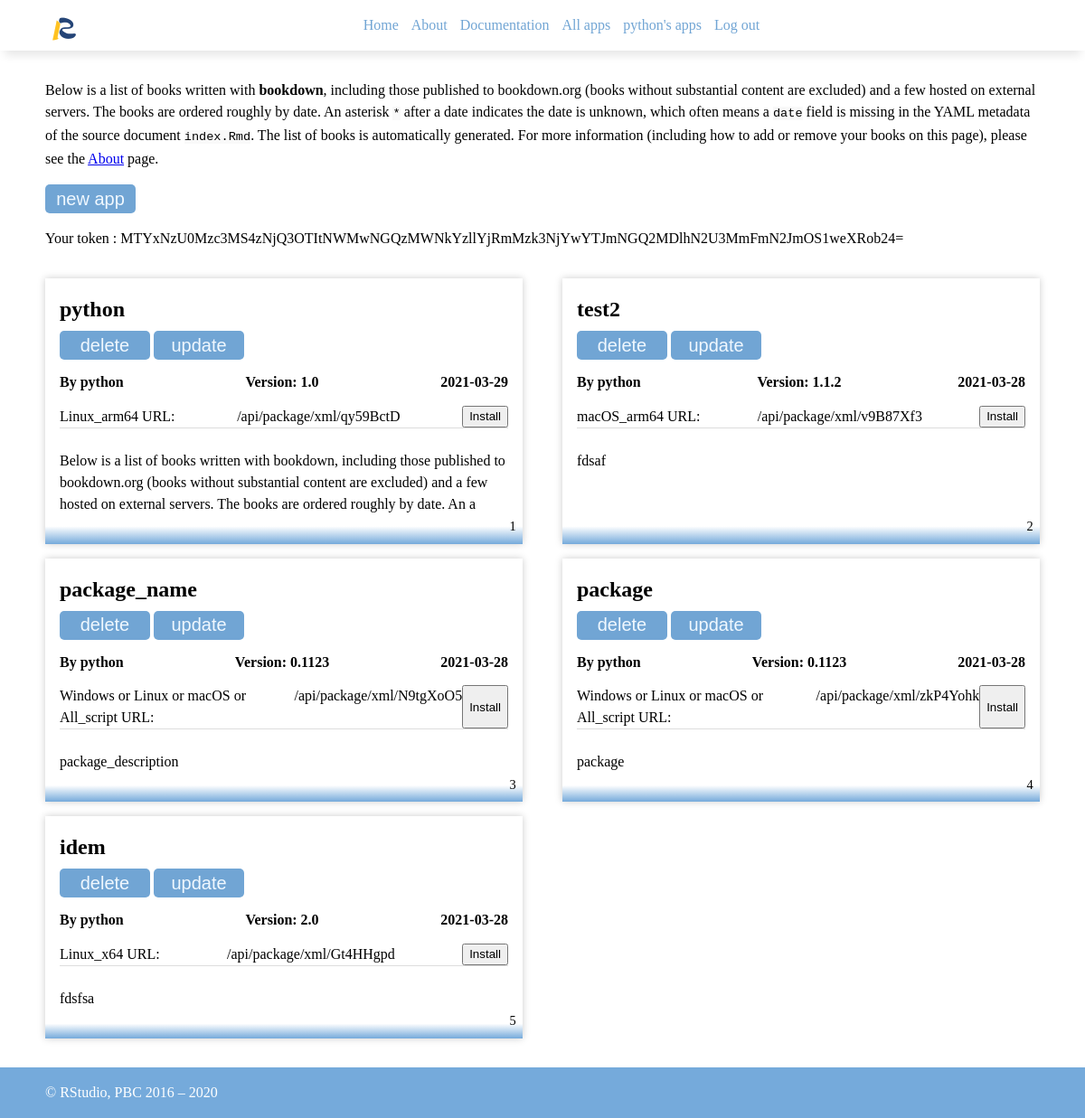
Screenshot of /myapps (signed in) with the database file from the repository.
### tables this page shows
CREATE TABLE "user" (
  "userid" text NOT NULL,
  "username" text NOT NULL,
  "password" TEXT NOT NULL,
  "email" TEXT NOT NULL,
  "token" TEXT,
  "usertag" TEXT,
  PRIMARY KEY ("username")
);

CREATE TABLE "package" (
  "pakid" text NOT NULL,
  "pakname" TEXT NOT NULL,
  "pakauthor" TEXT NOT NULL,
  "version" TEXT NOT NULL,
  "pakdesc" TEXT NOT NULL,
  "pakos" TEXT NOT NULL,
  "arch" TEXT,
  "distribution" TEXT,
  "pakdate" TEXT NOT NULL,
  "upmethod" TEXT NOT NULL,
  "title" TEXT,
  "rversion" TEXT,
  "runcmd" TEXT,
  "filepath" TEXT NOT NULL,
  "fileurl" TEXT,
  "paktag" TEXT,
  PRIMARY KEY ("pakid"),
  FOREIGN KEY ("pakauthor") REFERENCES "user" ("username") ON DELETE NO ACTION ON UPDATE NO ACTION
);

### main.py (the view, shortened to what this page needs)
@app.route('/myapps')
def myapps():
    ua_str = 'LocalShiny/qy59BctD-1.0.0,ZfEKirv7-1.2,'
    ua_str = str(request.user_agent)
    installed_apps = {}
    init_apps(installed_apps)
    user_token = None
    logged_in = session.get('logged_in')
    if logged_in:
        username = session.get('username')
        user_token = get_token(username)
        return render_template('myapps.html', my_package_dict=my_package_dict, host = HOST, token = user_token)
    else:
        return redirect('/login')

### database.py (called while the page is built)
def get_db():
    db = sqlite3.connect(DATABASE)
    cur = db.cursor()
    return db, cur

def get_token(username):
    db, cur = get_db()
    token_tuple = cur.execute(
        "SELECT token FROM user where username = ?", [username]).fetchone()
    if not token_tuple:
        tag = False
    else:
        tag = token_tuple[0]
    close_db(db, cur)
    return tag

### templates/myapps.html (shortened to what this page needs)
<!DOCTYPE html>
<html lang="en-us">
<head>
    <link rel="stylesheet" href="../static/css/style.css"/>
    <link rel="stylesheet" href="../static/css/fonts.css"/>
</head>
<body>
{% extends 'base.html' %}
{% block content %}
    <main class="">
        <p>Below is a list of books written with <strong>bookdown</strong>, including those published to bookdown.org
            (books without substantial content are excluded) and a few hosted on external servers. The books are ordered
            roughly by date. An asterisk <code>*</code> after a date indicates the date is unknown, which often means a
            <code>date</code> field is missing in the YAML metadata of the source document <code>index.Rmd</code>. The
            list of books is automatically generated. For more information (including how to add or remove your books on
            this page), please see the <a href="../about">About</a> page.</p>
        {% if session.get('logged_in') != None %}
            <div class="item-list">
                <button type="button" class="addButton" onclick="location.href='/upload'">new app</button>
            </div>
            <p>Your token : {{ token }}</p>
        {% endif %}
        <div class="item-list" id="itemlist">
            {% for pak_id in my_package_dict %}
                <section class="article-list" style="background: linear-gradient(to top, #75aadb, white 6.7%);">
                    <h1>{{ my_package_dict[pak_id].pakname }}</h1>
                    <button type="button" class="myButton"
                            id="deleteBtn" onclick="deleteFuc({{ pak_id }});">delete
                    </button>
                    <button type="button" class="myButton"
                            onclick="location.href='/update/{{ my_package_dict[pak_id].pakid }}'">update
                    </button>
                    <h2 class="list-meta" style="font-size: 1em;">
                        <span>By {{ my_package_dict[pak_id].pakauthor }}</span>
                        <span>Version: {{ my_package_dict[pak_id].version }}</span>
                        <span>{{ my_package_dict[pak_id].pakdate }}</span>
                    </h2>
                    <div class="list-meta" style="border-bottom: 1px solid #ddd">
                        <span>{{ my_package_dict[pak_id].pakos }}_{{ my_package_dict[pak_id].arch }} URL:</span>
                        <span id="URL_{{ pak_id }}">{{ my_package_dict[pak_id].fileurl }}</span>
                        {% if my_package_dict[pak_id].pakstatus == 'notinstall' %}
                            <button name='copylink' id={{host}}{{ my_package_dict[pak_id].fileurl }} onclick="copyURL({{ pak_id }})">Install</button>
                        {% elif my_package_dict[pak_id].pakstatus == 'upgradeable' %}
                            <button name='copylink' id={{host}}{{ my_package_dict[pak_id].fileurl }} onclick="copyURL({{ pak_id }})">Update</button>
                        {% elif my_package_dict[pak_id].pakstatus == 'installed' %}
                            <button name='copylink' id={{host}}{{ my_package_dict[pak_id].fileurl }}>Installed</button>
                        {% endif %}
                    </div>
                    <div class="summary">
                        <p>{{ my_package_dict[pak_id].pakdesc[0:220] }}</p>
                    </div>
                    <span class="book-number">{{ pak_id }}</span>
                </section>
            {% endfor %}
        </div>
    </main>
{% endblock content %}

### static/css/style.css (style rules this page uses)
body { margin: 0 auto 0; line-height: 1.5em; }
.container, .menu ul, .footer, main { max-width: 1100px; margin: 0 auto 0; }
.menu, .container, .footer, main { padding: 0 1em 0; }
main { display: block; padding: 1em; }
code { background: #f9f9f9; hyphens: none; }
.item-list { display: flex; flex-flow: row wrap; justify-content: space-between; }
.list-meta { display: flex; justify-content: space-between; }
.article-list { margin-top: 1em; width: 48%; box-shadow: 0 0 8px #ccc; box-sizing: border-box; padding: 1em; position: relative; }
.article-list h1 { margin: 5px auto 10px; line-height: initial; }
.summary { margin-top: .5em; overflow-x: hidden; }
.summary::after { content: ""; clear: both; display: table; }
.book-number { position: absolute; right: 0; bottom: 0; padding: .5em; font-size: .9em; }

### templates/myapps.html (style rules this page uses)
.myButton { border-color: cornsilk; background-color: #71a5d4; color: aliceblue; border-style: hidden; border-radius: 5px; width: 100px; height: 32px; font-size: 20px; }
.addButton { border-color: cornsilk; background-color: #71a5d4; color: aliceblue; border-style: hidden; border-radius: 5px; width: 100px; height: 32px; font-size: 20px; }

### rows the page displays
user: token "MTYxNzU0Mzc3MS4zNjQ3OTItNWMwNGQzMWNkYzllYjRmMzk3NjYwYTJmNGQ2MDlhN2U3MmFmN2JmOS1weXRob24="
package: pakname "python", pakauthor "python", version "1.0", pakdate "2021-03-29", pakos "Linux", arch "arm64", fileurl "/api/package/xml/qy59BctD", pakdesc "Below is a list of books written with bookdown, including those published to bookdown.org (books without substantial content are excluded) and a few hosted on external servers. The books are ordered roughly by date. An a"
package: pakname "test2", pakauthor "python", version "1.1.2", pakdate "2021-03-28", pakos "macOS", arch "arm64", fileurl "/api/package/xml/v9B87Xf3", pakdesc "fdsaf"
package: pakname "package_name", pakauthor "python", version "0.1123", pakdate "2021-03-28", pakos "Windows or Linux or macOS or All", arch "script", fileurl "/api/package/xml/N9tgXoO5", pakdesc "package_description"
package: pakname "package", pakauthor "python", version "0.1123", pakdate "2021-03-28", pakos "Windows or Linux or macOS or All", arch "script", fileurl "/api/package/xml/zkP4Yohk", pakdesc "package"
package: pakname "idem", pakauthor "python", version "2.0", pakdate "2021-03-28", pakos "Linux", arch "x64", fileurl "/api/package/xml/Gt4HHgpd", pakdesc "fdsfsa"

### other values shown
{{ session.get('username') + "'s apps" }} "python's apps"
{{ pak_id }} "1" "2" "3" "4" "5"
